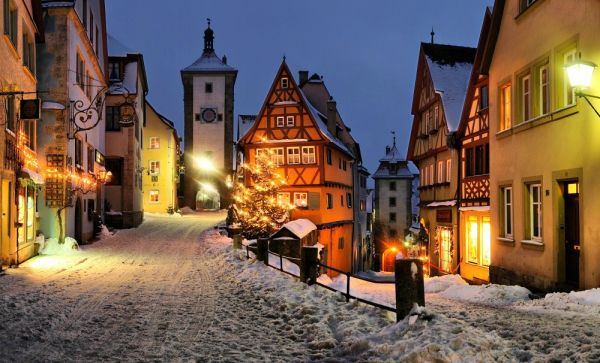
#> input picture Class/HistogramEq_SpatialFiltering/germanTown.jpg, 600 x 363 px
$ jupyter execute imfilter.ipynb   (shell and % lines are left out)   (older library calls are emulated)
#> lines starting #> are read from the running program, lines starting #| are printed output that depends on the picture
# Exploring spatial filtering
See [correlate](https://docs.scipy.org/doc/scipy/reference/generated/scipy.ndimage.correlate.html)

[cell 1]
import matplotlib.pyplot as plt
import scipy.ndimage as ndimage
import numpy as np

from scipy.ndimage import correlate
from skimage.filters import *
from scipy.stats import entropy

[cell 2]
I = plt.imread('germanTown.jpg').astype('float')
I /= I.max()

[cell 3]
def Info(arr):
    print(I.shape, I.max(), I.dtype)
#| (363, 600, 3) 1.0 float64

[cell 4]
plt.figure()
plt.imshow(I)
Info(I)
freq, bins = np.histogram(I[...,0].ravel(), bins=np.arange(257))
#> freq = 256 values, max 215170 at index 0, min 0 at index 2, mean 850.8; bins = 257 values from 0 to 256
entropy(freq)
#> Out = 0.0653

[cell 5]
h = np.array([-1,1], ndmin=2).astype(np.int16)
h = np.stack([h,h,h], axis=-1)
print(h)
If = correlate(I.astype(np.int16),h)
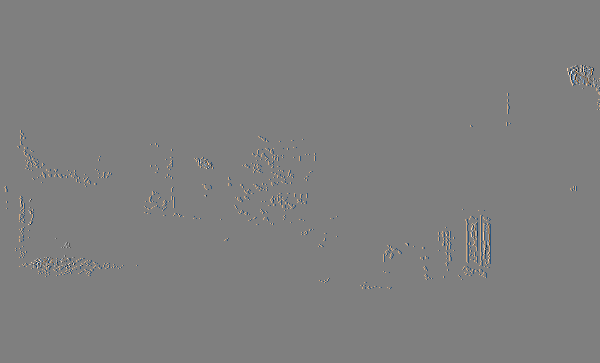
#> If: shape (363, 600, 3) int16; mean R, G, B 0.000142, 9.64e-05, 5.05e-05; drawn with min black and max white
plt.figure()
plt.imshow(If)

[cell 6]
h = np.array([[-1., 0., 1], [-2, 0, 2], [-1, 0, 1]], dtype=np.float)
h

[cell 7]
I.shape
#> Out = (363, 600, 3)

[cell 8]
H = np.stack([h,h,h], axis=-1)

[cell 9]
H.shape

[cell 10]
Ih = correlate(I, H)
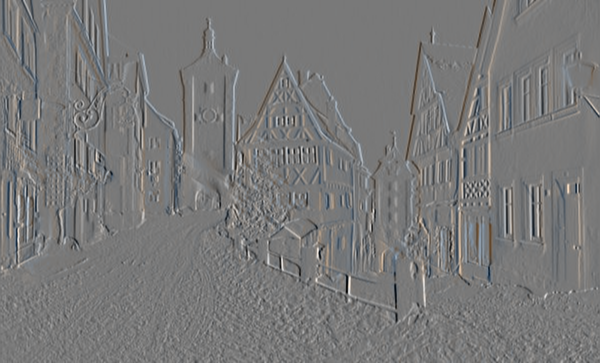
#> Ih: shape (363, 600, 3) float64; mean R, G, B 0.00593, 0.00497, 0.00401; drawn with min black and max white

[cell 11]
f, ax = plt.subplots(1,2, figsize=(10,5), sharex=True, sharey=True)
ax[0].imshow(I)
ax[0].set_title('Original')
ax[1].imshow(Ih[...,0], cmap='gray')
ax[1].set_title('Filtered')
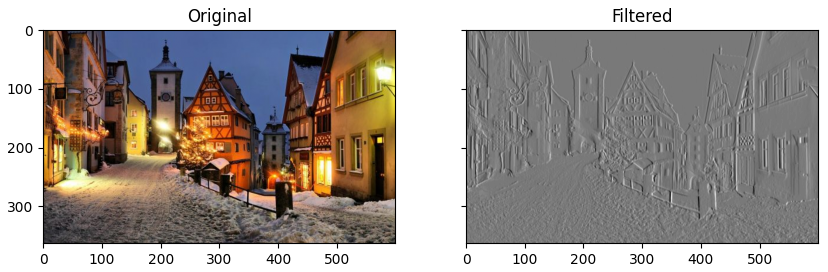
#> figure drawn by matplotlib, 2 panels

[cell 12]
Im = I[...,0]
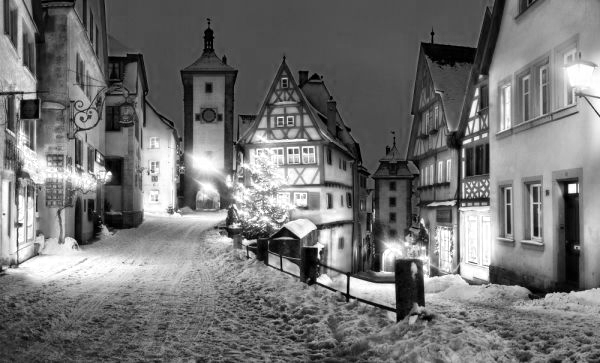
#> Im: shape (363, 600) float64; min 0, max 1, mean 0.453
Gx = correlate(Im, h)

[cell 13]
f, ax = plt.subplots(1,2, figsize=(10,5), sharex=True, sharey=True)
ax[0].imshow(Im, cmap='gray')
ax[0].set_title('Original')
ax[1].imshow(Gx, cmap='gray')
ax[1].set_title('Filtered')

[cell 14]
Gy = correlate(Im, h.transpose())
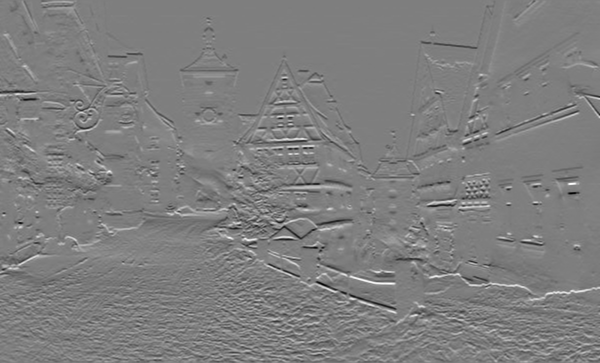
#> Gy: shape (363, 600) float64; min -3.37, max 3.4, mean 0.000314; drawn with min black and max white

[cell 15]
Gm = Gx**2 + Gy**2
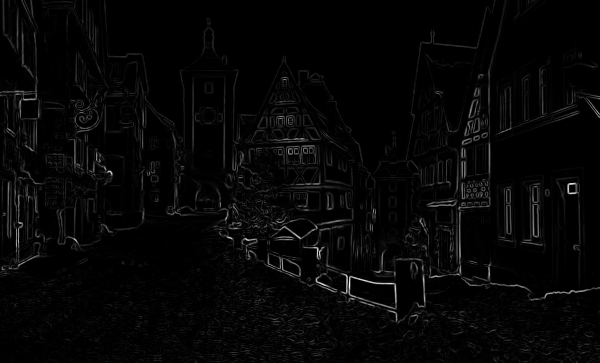
#> Gm: shape (363, 600) float64; min 0, max 13.22, mean 0.339; drawn with min black and max white

[cell 16]
f, ax = plt.subplots(1,3, figsize=(8,3), sharex=True, sharey=True)
ax[0].imshow(Im, cmap='gray')
ax[0].set_title('Original')
ax[1].imshow(Gx, cmap='gray')
ax[1].set_title('Gx')
ax[2].imshow(Gy, cmap='gray')
ax[2].set_title('Gy')

[cell 17]
f, ax = plt.subplots(1,2, figsize=(8,3), sharex=True, sharey=True)
ax[0].imshow(Im, cmap='gray')
ax[0].set_title('Original')
ax[1].imshow(np.sqrt(Gm), cmap='gray')
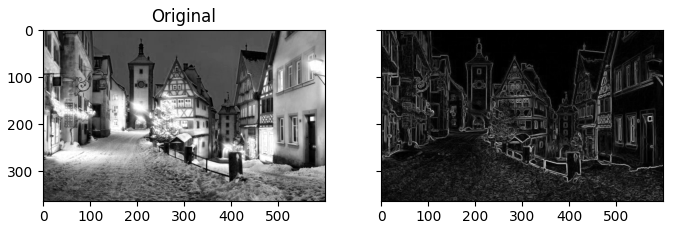
#> figure drawn by matplotlib, 2 panels

[cell 18]
Gx.max()
#> Out = 3.64

[cell 19]
np.max(Gm.ravel())
#> Out = 13.22

[cell 20]
plt.figure()
#plt.imshow(Gm>.5)
plt.imshow(np.sqrt(Gm),cmap='jet')
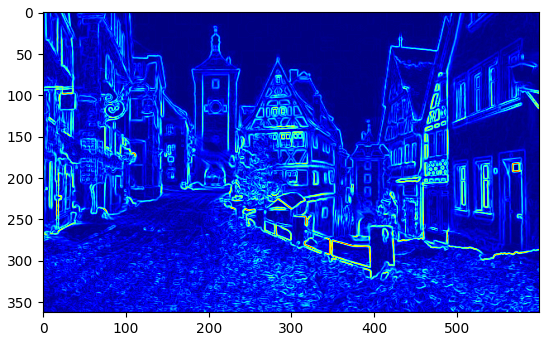
#> figure drawn by matplotlib, 1 panel

[cell 21]
Gm.size
#> Out = 217800

[cell 22]
np.sum(Gm>.5)
#> Out = 37580

$ run again, with Class/HistogramEq_SpatialFiltering/b-Copy1.jpg copied over Class/HistogramEq_SpatialFiltering/germanTown.jpg
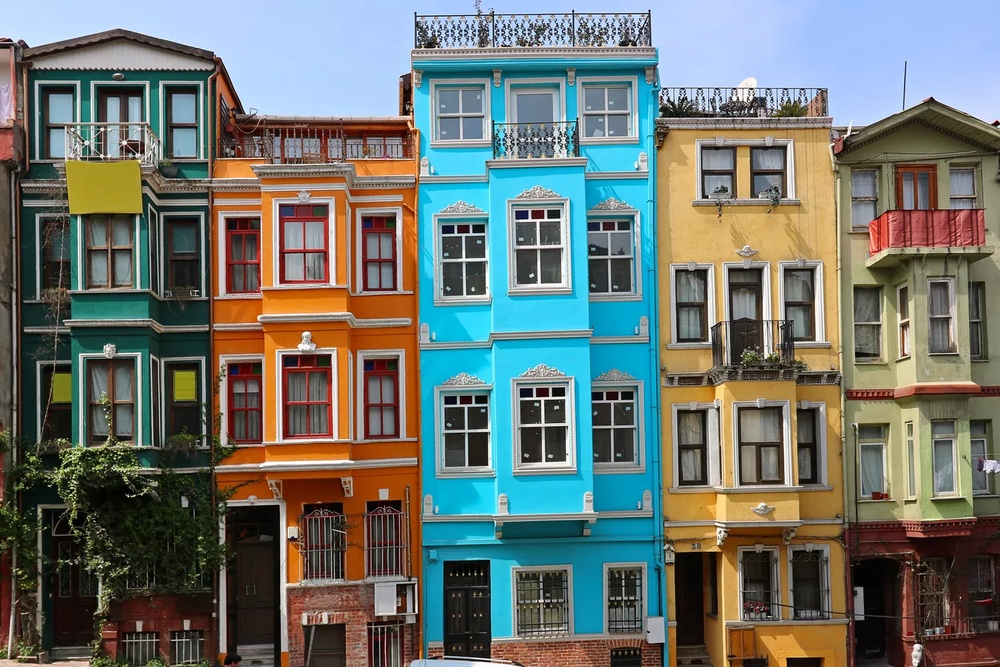
#> input picture Class/HistogramEq_SpatialFiltering/b-Copy1.jpg, 1000 x 667 px, shrunk from 1320 x 880 before the run
#| (667, 1000, 3) 1.0 float64
#> freq = 256 values, max 665230 at index 0, min 0 at index 2, mean 2605.5; bins = 257 values from 0 to 256
#> `entropy(freq)`: Out = 0.0184
#> `[cell 17] f, ax = plt.subplots(1,2, figsize=(8,3), sharex=True, sharey..`:
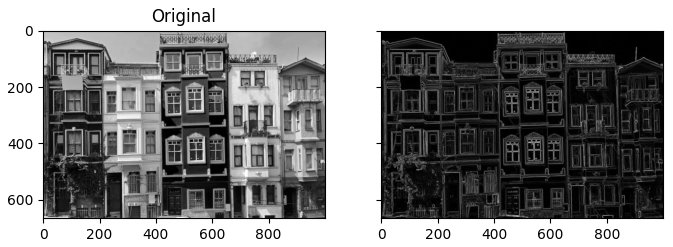
#> figure drawn by matplotlib, 2 panels
#> `Gx.max()`: Out = 3.62
#> `np.max(Gm.ravel())`: Out = 15.55
#> `[cell 20] plt.figure() #plt.imshow(Gm>.5) plt.imshow(np.sqrt(Gm),cmap=..`:
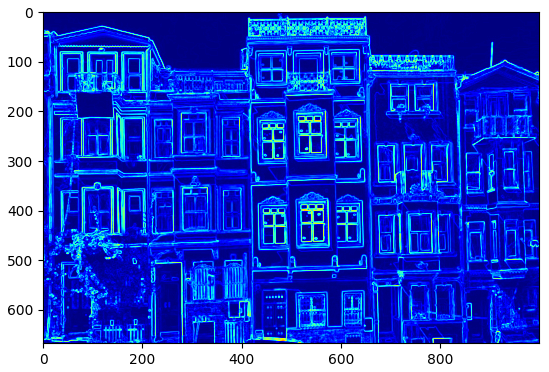
#> figure drawn by matplotlib, 1 panel
#> `np.sum(Gm>.5)`: Out = 151242

$ run again, with Class/HistogramEq_SpatialFiltering/canyon.jpg copied over Class/HistogramEq_SpatialFiltering/germanTown.jpg
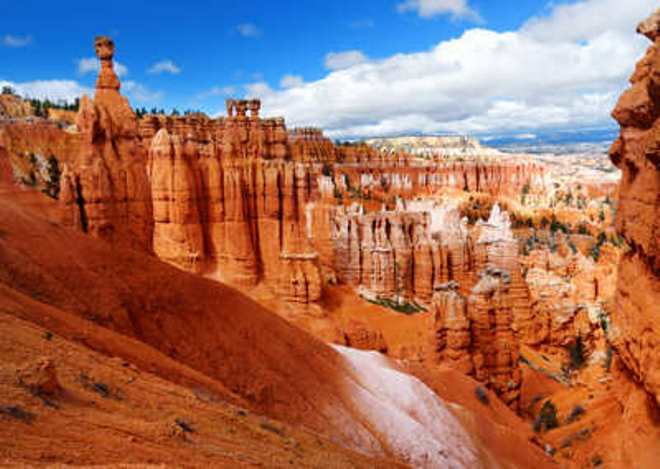
#> input picture Class/HistogramEq_SpatialFiltering/canyon.jpg, 660 x 469 px
#| (469, 660, 3) 1.0 float64
#> freq = 256 values, max 307546 at index 0, min 0 at index 2, mean 1209.1; bins = 257 values from 0 to 256
#> `entropy(freq)`: Out = 0.0389
#> `[cell 17] f, ax = plt.subplots(1,2, figsize=(8,3), sharex=True, sharey..`:
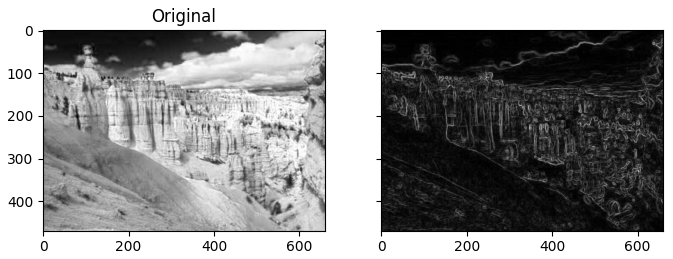
#> figure drawn by matplotlib, 2 panels
#> `Gx.max()`: Out = 2.49
#> `np.max(Gm.ravel())`: Out = 7.5
#> `[cell 20] plt.figure() #plt.imshow(Gm>.5) plt.imshow(np.sqrt(Gm),cmap=..`:
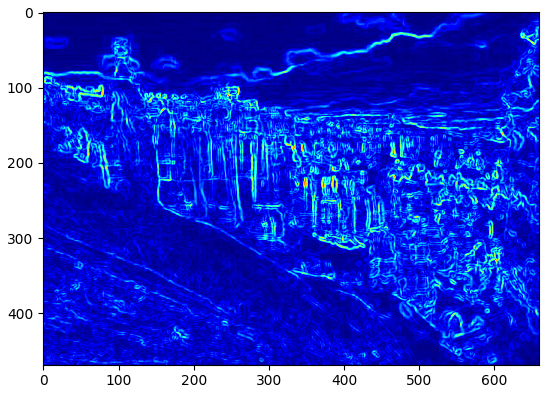
#> figure drawn by matplotlib, 1 panel
#> `np.sum(Gm>.5)`: Out = 26439
